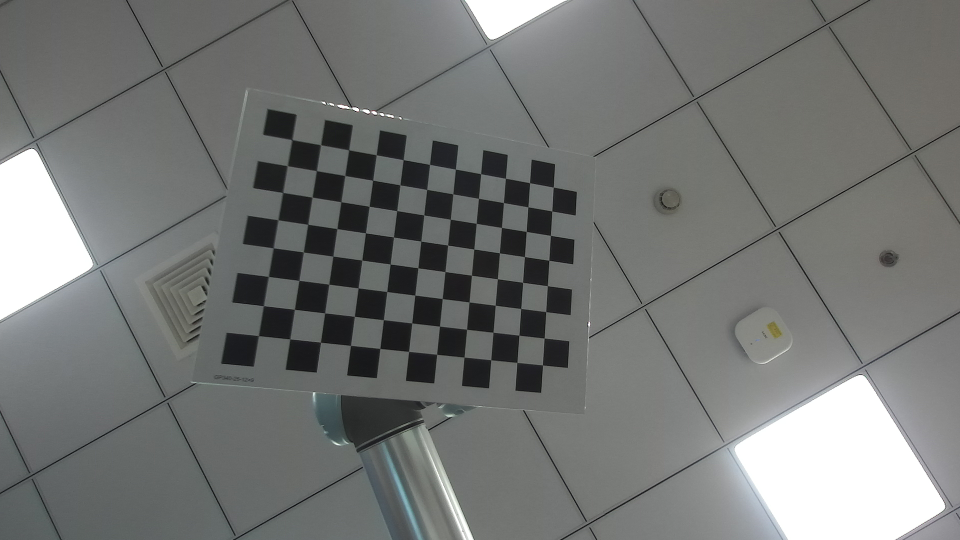
#> input picture Data/image/ZEDLeft0.png, 1920 x 1080 px, found by its file name (shown at 1/2 size); its folder holds only this picture in this run
$ python zed-eye2hand.py
#> lines starting #> are read from the running program, lines starting #| are printed output that depends on the picture; long printed decimals are rounded
#> in GenerateMatCam2hand, img_src is the input picture: shape (1080, 1920, 3); mean B, G, R 116.8, 118.3, 116.4
"""
    指定文件夹下图片的棋盘格检测，并求出棋盘格相对于相机的姿态 x y z rx ry rz 轴角形式
    """
import numpy as np
import time
import cv2
import os
import math
from math import degrees as dg
from tqdm import tqdm
#import cv2.aruco as aruco


path="E:/WorkSpace/programs/ZED-Open3d/Eye2Hand/Data/image/"
# 相机内参 已标定 此处为ZED2 左目相机内存
camera_matrix = np.array([  [1058.6899, 0,  951.83],
                            [0,   1058.0100,550.4310],
                            [0,   0,    1]])
# print("Camera Matrix :\n {0}".format(camera_matrix))
dist_coeffs = np.array([ [-0.0404,0.0104,0.0001,0.0003,-0.0053] ])  # 相机畸变系数k1 k2 p1 p2 p3

# 查找棋盘格 角点
# 阈值
criteria = (cv2.TERM_CRITERIA_EPS + cv2.TERM_CRITERIA_MAX_ITER, 30, 0.001)

# 棋盘格参数
corners_vertical = 8    # 纵向角点个数;
corners_horizontal = 11  # 水平角点个数;
chessboard_size = (corners_vertical, corners_horizontal)
side_length=25  #棋盘格边长
# 世界坐标系下的物体位置矩阵（Z=0）
objp = np.zeros((np.prod(chessboard_size),3),dtype=np.float32)
# 通过np.mgrid生成对象的xy坐标点，每个棋盘格大小是13mm 不同的坐标轴设定会得到不同的坐标
# 最终得到z=0的objp为(0,0,0), (1*13,0,0), (2*13,0,0) ,...
#objp[:,:2] = np.mgrid[0:chessboard_size[0], 0:chessboard_size[1]].T.reshape(-1,2)*13
objp[:,:2] = np.mgrid[0:chessboard_size[0], 0:chessboard_size[1]].T.reshape(-1,2)*side_length
#objp[:,:2]=-objp[:,:2]
# 初始化三维坐标系
axis = np.float32([[200, 0, 0], [0, 200, 0], [0, 0, -200]]).reshape(-1, 3)  # 坐标轴

def draw(img, corners, imgpts):#参考，坐标系原点正确，坐标轴方向不一定是对应的
    """
    在图片上画出三维坐标轴
    :param img: 图片原数据
    :param corners: 图像平面点坐标点
    :param imgpts: 三维点投影到二维图像平面上的坐标
    :return:
    """

    # corners[0]是图像坐标系的坐标原点；imgpts[0]-imgpts[3] 即3D世界的坐标系点投影在2D世界上的坐标
    corner = tuple(corners[0].ravel())
    # 沿着3个方向分别画3条线
    ConersPixelXY = np.around(corner)
    ConersPixelXYInt = ConersPixelXY.astype(int) #转int
    P1=np.around(tuple(imgpts[0].ravel())).astype(int)
    P2=np.around(tuple(imgpts[1].ravel())).astype(int)
    P3=np.around(tuple(imgpts[2].ravel())).astype(int)
    cv2.line(img, ConersPixelXYInt, P1, (255, 0, 0), 5)
    cv2.line(img, ConersPixelXYInt, P2, (0, 255, 0), 5)
    cv2.line(img, ConersPixelXYInt, P3, (0, 0, 255), 5)
    return img

def find_corners_sb(img,newdir):
    """
    查找棋盘格角点函数 SB升级款
    :param img: 处理原图
    """
    gray = cv2.cvtColor(img, cv2.COLOR_BGR2GRAY)

    # 查找棋盘格角点;
    ret, corners = cv2.findChessboardCornersSB(gray, chessboard_size, cv2.CALIB_CB_EXHAUSTIVE + cv2.CALIB_CB_ACCURACY)
#> ret = True; corners = 88 rows, first 8: [1107, 374.5], [1104.2, 422.4], [1101.4, 471.1], [1098.4, 521], [1095.3, 571.9], [1092.2, 623.9], [1088.9, 676.6], [1085.6, 730.6]
    if ret:
        # 显示角点
        cv2.drawChessboardCorners(img, chessboard_size, corners, ret)
        # rvec: 旋转向量 tvec: 平移向量
        _, rvec, tvec = cv2.solvePnP(objp, corners, camera_matrix, dist_coeffs)     # 解算位姿，objp次序需要和corners对应，否则求出旋转矩阵不一定匹配
#> rvec = [-0.346, -0.0426, 1.67]; tvec = [77.2, -87.37, 525]
        sita_x = dg(rvec[0][0])                                                     # 测试中默认从右上角开始，向下x+，向左y+
#> sita_x = -19.8
        sita_y = dg(rvec[1][0])
#> sita_y = -2.44
        sita_z = dg(rvec[2][0])
#> sita_z = 95.65

        print("rotation vector is  ", rvec)
#| rotation vector is   [[-0.3455]
#|  [-0.04261]
#|  [ 1.669]]
        XYZRxRyRz=np.append(tvec,rvec)
#> XYZRxRyRz = [77.2, -87.37, 525, -0.346, -0.0426, 1.67]
        np.savetxt(newdir,XYZRxRyRz,fmt='%0.5f')    #保存x y z rx ry rz 轴角形式，和ur机械臂一致

        distance = math.sqrt(tvec[0]**2+tvec[1]**2+tvec[2]**2)  # 计算距离
#> distance = 537.8
        rvec_matrix = cv2.Rodrigues(rvec)[0]    # 旋转向量->旋转矩阵
#> rvec_matrix = [[-0.0875, -0.964, -0.25], [0.976, -0.133, 0.173], [-0.2, -0.229, 0.953]]
        proj_matrix = np.hstack((rvec_matrix, tvec))    # hstack: 水平合并
#> proj_matrix = [[-0.0875, -0.964, -0.25, 77.2], [0.976, -0.133, 0.173, -87.37], [-0.2, -0.229, 0.953, 525]]
        eulerAngles = cv2.decomposeProjectionMatrix(proj_matrix)[6]  # 欧拉角
#> eulerAngles = [-13.49, 11.55, 95.12]
        pitch, yaw, roll = eulerAngles[0], eulerAngles[1], eulerAngles[2]
#> pitch = [-13.49]; yaw = [11.55]; roll = [95.12]
        cv2.putText(img, "dist: %.2fcm, yaw: %.2f, pitch: %.2f, roll: %.2f" % (distance, yaw, pitch, roll), (10, img.shape[0] - 20), cv2.FONT_HERSHEY_SIMPLEX, 0.7, (0, 255, 0), 2)
        #cv2.imshow('frame', frame)
        # 计算三维点投影到二维图像平面上的坐标
        imgpts, jac = cv2.projectPoints(axis, rvec, tvec, camera_matrix, dist_coeffs)
#> imgpts = [[1081.9, 785], [697.6, 299.9], [1350.2, 168.6]]
        # 把坐标显示图片上
        print("Rotation_matrix is  ", proj_matrix)
#| Rotation_matrix is   [[-8.74778422e-02 -9.64364769e-01 -2.49696254e-01  7.72036814e+01]
#|  [ 9.75847498e-01 -1.33325773e-01  1.73048831e-01 -8.73690105e+01]
#|  [-2.00173142e-01 -2.28527526e-01  9.52735998e-01  5.24986239e+02]]

        img = draw(img, corners, imgpts)
#> in draw, `corner = tuple(corners[0].ravel())`: corner = (1107, 374.5)
#> in draw, `ConersPixelXY = np.around(corner)`: ConersPixelXY = [1107, 374]
#> in draw, `P1=np.around(tuple(imgpts[0].ravel())).astype(int)`: P1 = [1082, 785]
#> in draw, `P2=np.around(tuple(imgpts[1].ravel())).astype(int)`: P2 = [698, 300]
#> in draw, `P3=np.around(tuple(imgpts[2].ravel())).astype(int)`: P3 = [1350, 169]
#> in draw, `cv2.line(img, ConersPixelXYInt, P3, (0, 0, 255), 5)`:
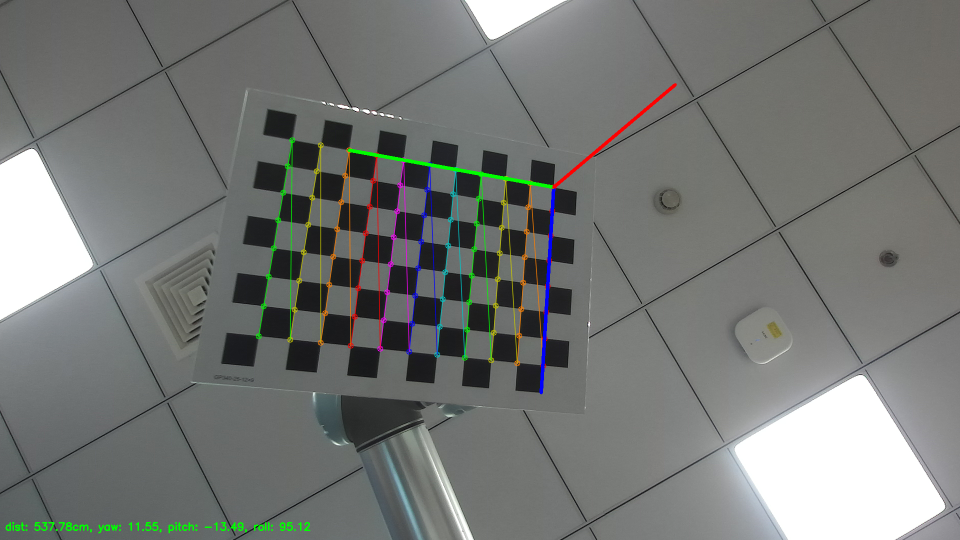
#> img: shape (1080, 1920, 3) (shown at 1/2 size); mean B, G, R 116.7, 119.1, 116.7

    else:
        cv2.putText(img, "Unable to Detect Chessboard", (20, img.shape[0] - 20), cv2.FONT_HERSHEY_SIMPLEX, 1.3, (0, 0, 255), 3)
        #cv2.imshow('frame', frame)

    cornersXY=np.squeeze(corners)
#> cornersXY = 88 pairs, first value 516.9 to 1107, second value 279.6 to 730.6
    #ConersPixelXY = np.around(corners)#像素点四舍五入，还是float
    #ConersPixelXYInt = ConersPixelXY.astype(int) #转int
    #print(cornersXY)    #角点像素坐标的二维数组，从右上开始往下排列
    return cornersXY

def find_corners(img):
    """
    查找棋盘格角点函数
    :param img: 处理原图
    """
    gray = cv2.cvtColor(img, cv2.COLOR_BGR2GRAY)

    # 查找棋盘格角点;
    ret, corners = cv2.findChessboardCorners(gray, chessboard_size, cv2.CALIB_CB_ADAPTIVE_THRESH +
                                             cv2.CALIB_CB_FAST_CHECK +
                                             cv2.CALIB_CB_FILTER_QUADS)
    if ret:
        # 精细查找角点
        corners2 = cv2.cornerSubPix(gray, corners, (11, 11), (-1, -1), criteria)
        # 显示角点
        cv2.drawChessboardCorners(img, chessboard_size, corners2, ret)

def GenerateMatCam2hand():
    #cap = cv2.VideoCapture(0)
    #font = cv2.FONT_HERSHEY_SIMPLEX # 字体
    #num = 0
    # 1.创建显示窗口
    cv2.namedWindow("img", 0)
    cv2.resizeWindow("img", 960, 540)
     # 2.循环读取标定图片
    filelist=os.listdir(path)
    for files in filelist:
    #for i in range(0, 1):
        olddir=os.path.join(path,files)
        #file_path = ('./image/left%02d.jpg' % i)
        #file_path = ('./image/left%02d.jpg' % i)
        img_src = cv2.imread(olddir)
        newdir = olddir[:-4]+".txt"
        if img_src is not None:
            # 执行查找角点算法
            #img_src = cv2.cvtColor(img_src, 1)    #4通道转三通道
            ConersXY=find_corners_sb(img_src,newdir)   #返回二维数组，x为图像向右像素，y向下
#> ConersXY has the same summary as cornersXY in find_corners_sb


            # 显示图片

            cv2.imshow("img", img_src)
            cv2.waitKey(0)


if __name__ == '__main__':
    GenerateMatCam2hand()
